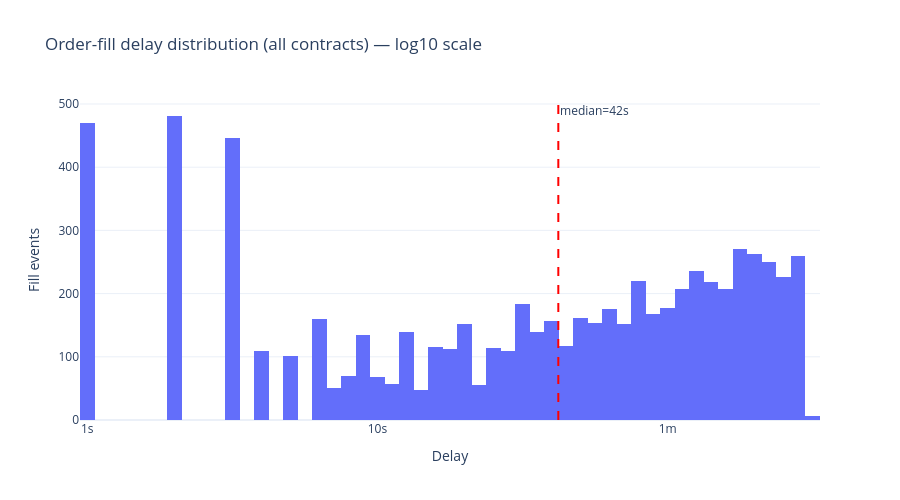

Notebook code cell kept with this figure:
### Code cell
import numpy as np

log_delays = np.log10(all_delays_df['delay_s'].clip(lower=1))

fig_delay = go.Figure()
fig_delay.add_trace(go.Histogram(
    x=log_delays,
    nbinsx=80,
    name='All contracts'
))

median_val = all_delays_df['delay_s'].median()
median_log = np.log10(max(median_val, 1))
fig_delay.add_vline(x=median_log, line_dash='dash', line_color='red',
                    annotation_text=f'median={median_val:.0f}s', annotation_position='top right')

max_log = int(np.ceil(log_delays.max()))
tickvals = list(range(0, max_log + 1))
ticktext = ['1s', '10s', '1m', '10m', '1.7h', '11.6h', '4.8d'][:max_log + 1]

fig_delay.update_layout(
    title='Order-fill delay distribution (all contracts) — log10 scale',
    xaxis_title='Delay',
    yaxis_title='Fill events',
    template='plotly_white', height=500,
)
fig_delay.update_xaxes(tickvals=tickvals, ticktext=ticktext)
fig_delay.show()

### Figure 1 — Plotly figure (JSON) as saved in the notebook; plotly's stock layout.template omitted (floating-point values rounded to 4 significant figures; data arrays with more than 128 entries replaced by an {"elided": "..."} marker saying what was removed)
{"data": [{"name": "All contracts", "nbinsx": 80, "type": "histogram", "x": {"elided": "6939 float values"}}], "layout": {"annotations": [{"showarrow": false, "text": "median=42s", "x": 1.623, "xanchor": "left", "xref": "x", "y": 1, "yanchor": "top", "yref": "y domain"}], "height": 500, "shapes": [{"line": {"color": "red", "dash": "dash"}, "type": "line", "x0": 1.623, "x1": 1.623, "xref": "x", "y0": 0, "y1": 1, "yref": "y domain"}], "title": {"text": "Order-fill delay distribution (all contracts) — log10 scale"}, "xaxis": {"ticktext": ["1s", "10s", "1m", "10m"], "tickvals": [0, 1, 2, 3], "title": {"text": "Delay"}}, "yaxis": {"title": {"text": "Fill events"}}}}
